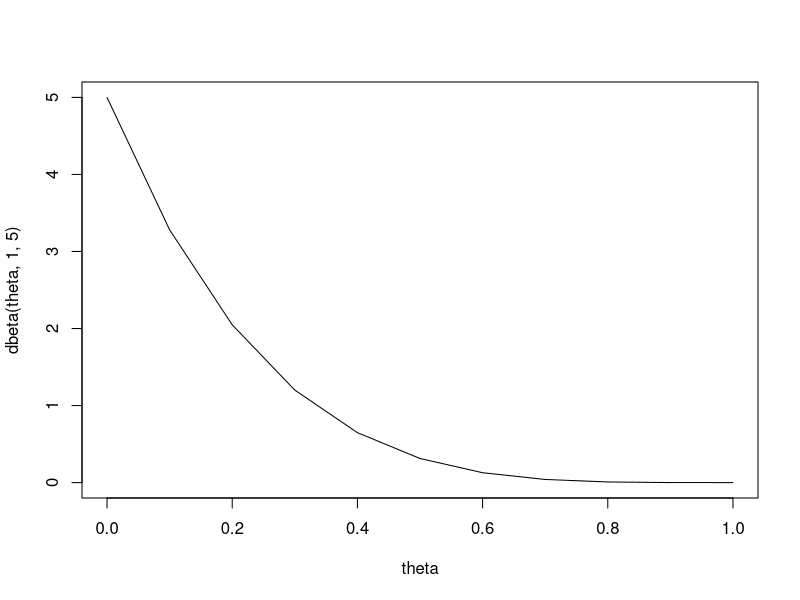

Write the R code that produced this figure.
## ---- chunk 1
theta = seq(from = 0, to = 1, by = 0.1)
# Uniform
plot(theta, dbeta(theta, 1, 5), type = 'l')
## ---- chunk 2
4*0/4
## ---- chunk 3
a=1
b=5
a/(a+b)
## ---- chunk 4
a=1
b=5
pbeta(q=0.5, shape1=a, shape2=b)
## ---- chunk 5
a=8
b=16
qbeta(p=0.975, shape1=a, shape2=b)
## ---- chunk 6
a=8
b=16
pbeta(q=0.35, shape1=a, shape2=b)
## ---- chunk 7
a=8
b=16
a2=a+0
b2=b+5
pbeta(q=0.35, shape1=a2, shape2=b2)
